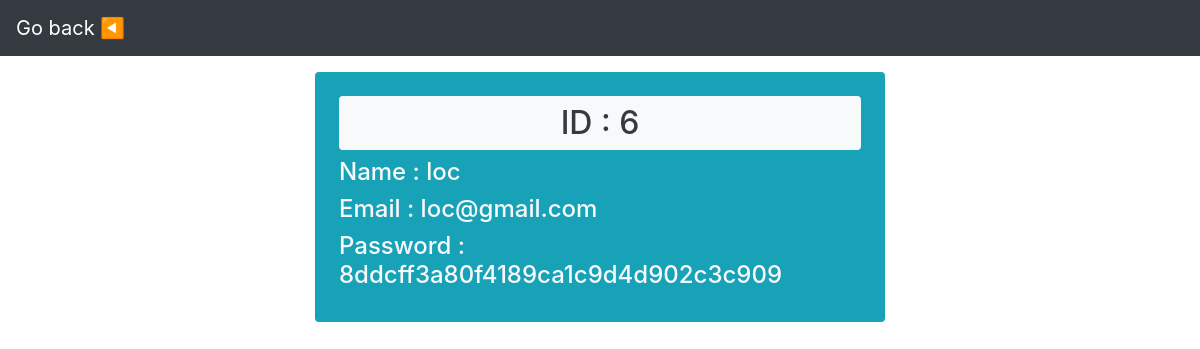
The app's page /admin/details.php?details=6, older data.
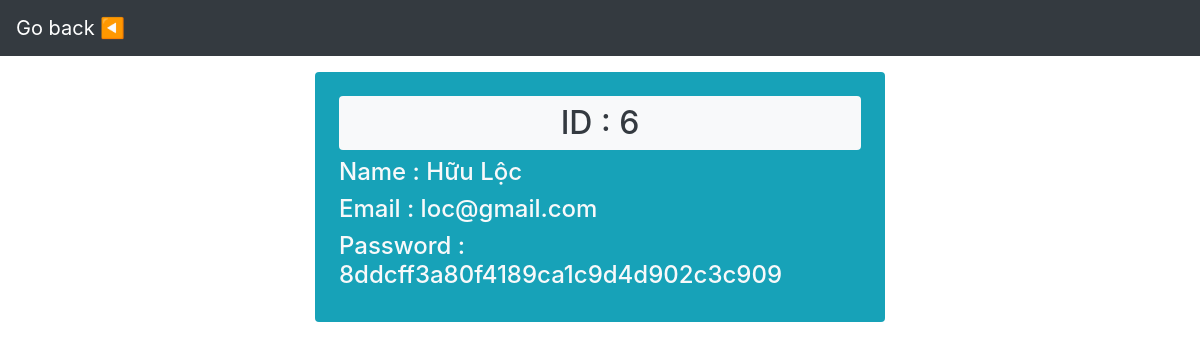
The same page, newer data.
### tables this page shows
CREATE TABLE `users` (
  `id` int(11) NOT NULL,
  `username` varchar(255) NOT NULL,
  `email` varchar(255) NOT NULL,
  `password` varchar(255) NOT NULL
);

### admin/action.php (called while the page is built, shortened)
<?php
	include 'config.php';
	mysqli_set_charset($conn,'utf8mb4');
	if(isset($_GET['details'])){
		$id=$_GET['details'];
		$query="SELECT * FROM users WHERE id=?";
		$stmt=$conn->prepare($query);
		$stmt->bind_param("i",$id);
		$stmt->execute();
		$result=$stmt->get_result();
		$row=$result->fetch_assoc();
		$vid=$row['id'];
		$vname=$row['username'];
		$vemail=$row['email'];
		$vpassword=$row['password'];
	}
?>

### admin/details.php (the view, shortened to what this page needs)
<?php
  include 'action.php';
?>
<!DOCTYPE html>
<html lang="en">
<head>
  <link rel="stylesheet" href="https://maxcdn.bootstrapcdn.com/bootstrap/4.1.3/css/bootstrap.min.css">
</head>
<body>
  <nav class="navbar navbar-expand-md bg-dark navbar-dark">
    <a class="navbar-brand" href="javascript:window.history.back(-1);">Go back ◀️</a>
  </nav>
  <div class="container">
    <div class="row justify-content-center">
      <div class="col-md-6 mt-3 bg-info p-4 rounded">
        <h2 class="bg-light p-2 rounded text-center text-dark">ID : <?= $vid; ?></h2>
        <h4 class="text-light">Name : <?= $vname; ?></h4>
        <h4 class="text-light">Email : <?= $vemail; ?></h4>
        <h4 class="text-light">Password : <?= $vpassword; ?></h4>
      </div>
    </div>
  </div>
</body>
</html>

Row changes from the older to the newer data that the page shows:
changed users "loc@gmail.com": username "loc" → "Hữu Lộc"
